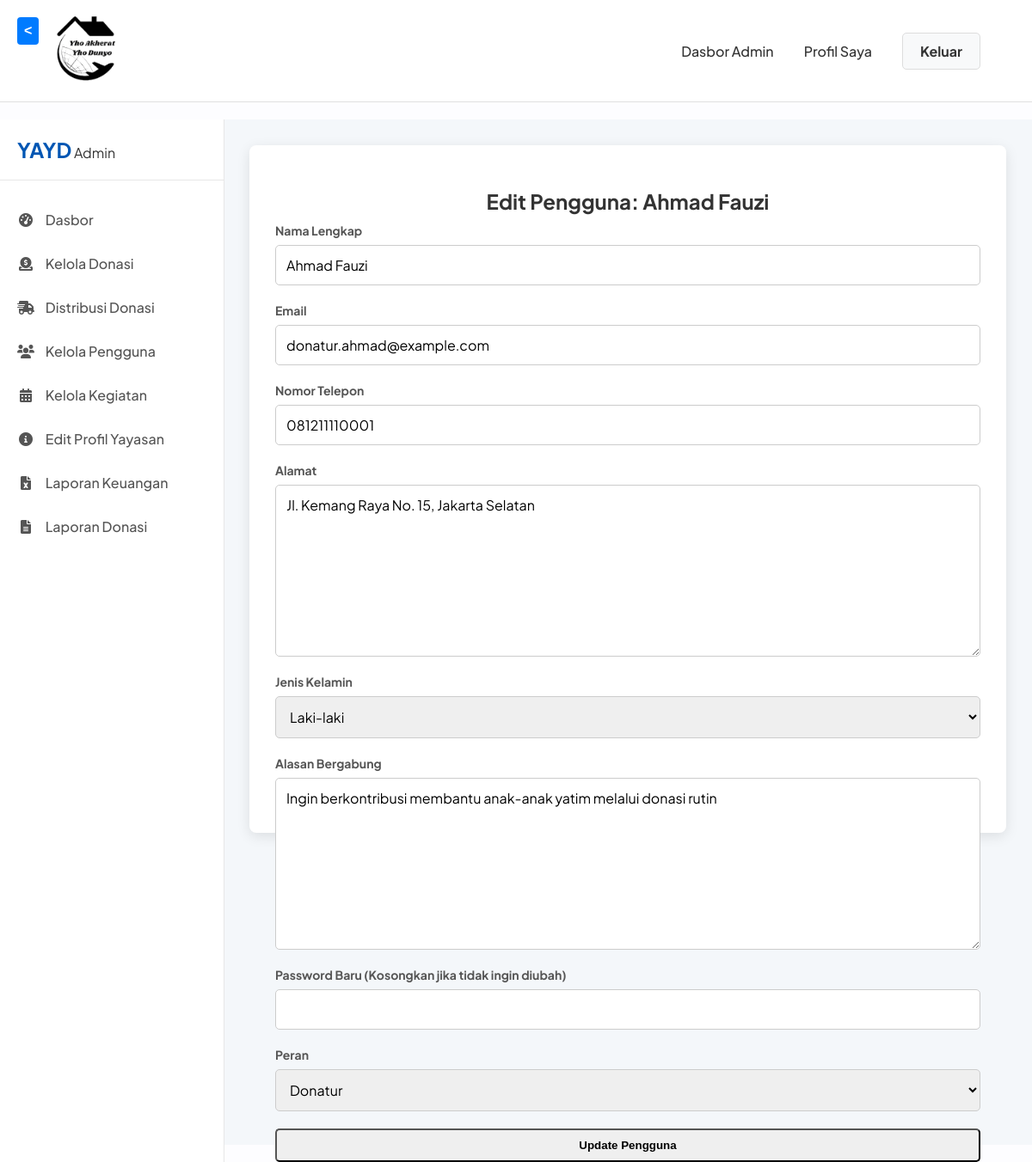
Page /admin/edit_pengguna.php?id=2 (signed in) on the committed database.
### tables this page shows
CREATE TABLE `users` (
  `id_user` INT AUTO_INCREMENT PRIMARY KEY,
  `id_role_fk` INT NOT NULL,
  `status_akun` ENUM('Aktif', 'Pending', 'Diblokir') NOT NULL DEFAULT 'Pending' COMMENT 'Status persetujuan akun oleh admin',
  `nama_lengkap` VARCHAR(255) NOT NULL,
  `email` VARCHAR(255) NOT NULL UNIQUE,
  `password` VARCHAR(255) NOT NULL COMMENT 'Password harus disimpan dalam bentuk hash',
  `nomor_telepon` VARCHAR(20) NULL,
  `alamat` TEXT NULL,
  `jenis_kelamin` ENUM('Laki-laki', 'Perempuan') NULL,
  `alasan_bergabung` TEXT NULL COMMENT 'Alasan pengguna bergabung',
  `created_at` TIMESTAMP NULL DEFAULT CURRENT_TIMESTAMP
);

CREATE TABLE `roles` (
  `id_role` INT AUTO_INCREMENT PRIMARY KEY,
  `nama_role` VARCHAR(50) NOT NULL UNIQUE COMMENT 'Contoh: Admin, Donatur, Relawan'
);

### admin/edit_pengguna.php (called while the page is built, shortened)
<?php
require_once '../views/admin/edit_pengguna.php';

### views/admin/edit_pengguna.php (the view, shortened to what this page needs)
<?php
require_once realpath(__DIR__ . '/../../config/database.php');
require_once realpath(__DIR__ . '/../templates/header.php');
$user_id = (int)$_GET['id'];
$stmt_user = mysqli_prepare($koneksi, "
    SELECT u.*, r.nama_role
    FROM users u
    JOIN roles r ON u.id_role_fk = r.id_role
    WHERE u.id_user = ?
");
mysqli_stmt_bind_param($stmt_user, 'i', $user_id);
mysqli_stmt_execute($stmt_user);
$result_user = mysqli_stmt_get_result($stmt_user);
$user = mysqli_fetch_assoc($result_user);
$roles = mysqli_query($koneksi, "SELECT * FROM roles ORDER BY nama_role");
?>
<div class="admin-wrapper">
    <?php require_once realpath(__DIR__ . '/../templates/admin_sidebar.php'); ?>
    <main class="admin-main-content center-content">
        <div class="form-container form-container-lg" style="margin: 0;">
            <h2>Edit Pengguna: <?= htmlspecialchars($user['nama_lengkap']) ?></h2>
            <form action="<?= BASE_URL ?>/controllers/UserController.php" method="POST">
                <div class="form-group">
                    <label>Nama Lengkap</label>
                    <input type="text" name="nama_lengkap" value="<?= htmlspecialchars($user['nama_lengkap']) ?>" required>
                </div>
                <div class="form-group">
                    <label>Email</label>
                    <input type="email" name="email" value="<?= htmlspecialchars($user['email']) ?>" required>
                </div>
                <div class="form-group">
                    <label>Nomor Telepon</label>
                    <input type="text" name="nomor_telepon" value="<?= htmlspecialchars($user['nomor_telepon']) ?>" placeholder="Contoh: 081234567890">
                </div>
                <div class="form-group">
                    <label>Alamat</label>
                    <textarea name="alamat" rows="3" placeholder="Alamat lengkap"><?= htmlspecialchars($user['alamat']) ?></textarea>
                </div>
                <div class="form-group">
                    <label>Jenis Kelamin</label>
                    <select name="jenis_kelamin">
                        <option value="Laki-laki" <?= ($user['jenis_kelamin'] == 'Laki-laki') ? 'selected' : '' ?>>Laki-laki</option>
                    </select>
                </div>
                <div class="form-group">
                    <label>Alasan Bergabung</label>
                    <textarea name="alasan_bergabung" rows="3" placeholder="Alasan ingin bergabung dengan YAYD"><?= htmlspecialchars($user['alasan_bergabung']) ?></textarea>
                </div>
                <div class="form-group">
                    <label>Password Baru (Kosongkan jika tidak ingin diubah)</label>
                    <input type="password" name="password">
                </div>
                <div class="form-group">
                    <label>Peran</label>
                    <?php if ($_SESSION['user_id'] == $user['id_user']):  ?>
                        <select name="id_role_fk_disabled" required disabled>
                            <option><?= htmlspecialchars($user['nama_role']) ?></option>
                        </select>
                        <input type="hidden" name="id_role_fk" value="<?= $user['id_role_fk'] ?>">
                        <small>Anda tidak dapat mengubah peran Anda sendiri.</small>
                    <?php else:  ?>
                        <select name="id_role_fk" required>
                            <?php
                            mysqli_data_seek($roles, 0);
                            while($role = mysqli_fetch_assoc($roles)):
                            ?>
                            <option value="<?= $role['id_role'] ?>" <?= ($user['id_role_fk'] == $role['id_role']) ? 'selected' : '' ?>>
                                <?= htmlspecialchars($role['nama_role']) ?>
                            </option>
                            <?php endwhile; ?>
                        </select>
                    <?php endif; ?>
                </div>
                <button type="submit" class="btn">Update Pengguna</button>
            </form>
        </div>
    </main>
</div>

### assets/css/style.css (style rules this page uses)
body, html { margin: 0; padding: 0; font-family: 'Plus Jakarta Sans', 'Segoe UI', Tahoma, Geneva, Verdana, sans-serif; background-color: #fdfdff; color: #333; height: 100%; }
body { display: flex; flex-direction: column; min-height: 100vh; }
.btn { padding: 10px 20px; border-radius: 5px; text-decoration: none; font-weight: bold; display: inline-block; }
.form-container { background: #ffffff; padding: 30px 50px; border-radius: 8px; box-shadow: 0 4px 15px rgba(0, 0, 0, 0.1); max-width: 500px; margin: 0 auto; width: 90%; }
.form-container h2 { text-align: center; margin-bottom: 10px; color: #333; }
.form-group { margin-bottom: 20px; }
.form-group label { display: block; margin-bottom: 8px; font-weight: bold; font-size: 14px; color: #555; }
.form-group input[type="text"], .form-group input[type="email"], .form-group input[type="password"], .form-group select, .form-group textarea { width: 100%; padding: 12px; border: 1px solid #ccc; border-radius: 5px; box-sizing: border-box; font-size: 16px; transition: border-color 0.3s, box-shadow 0.3s; font-family: inherit; }
.admin-wrapper { display: flex; background-color: #f4f7fa; flex: 1; }
.admin-main-content { margin-left: 260px; flex-grow: 1; padding: 30px; }
.center-content { display: flex; justify-content: center; align-items: center; }
.admin-main-content .form-container { max-width: none; width: 100%; height: 100vh; margin: 0; padding: 30px; background: #ffffff; border-radius: 8px; box-shadow: 0 4px 15px rgba(0, 0, 0, 0.1); display: flex; flex-direction: column; box-sizing: border-box; }
.admin-main-content .form-container form { display: flex; flex-direction: column; height: 100%; }
.admin-main-content .form-container textarea { flex-grow: 1; min-height: 200px; height: auto; resize: vertical; }
.admin-main-content .form-container .form-group { margin-bottom: 20px; }
.admin-main-content .form-container .form-group:has(textarea) { flex-grow: 1; display: flex; flex-direction: column; }
.admin-main-content.center-content { align-items: stretch; justify-content: stretch; padding: 30px; }
.admin-wrapper { min-height: 100vh; }

### rows in the picture
users: nama_lengkap "Ahmad Fauzi", email "donatur.ahmad@example.com", nomor_telepon "081211110001", alamat "Jl. Kemang Raya No. 15, Jakarta Selatan", jenis_kelamin "Laki-laki", alasan_bergabung "Ingin berkontribusi membantu anak-anak yatim melalui donasi rutin", id_role_fk "Donatur"
